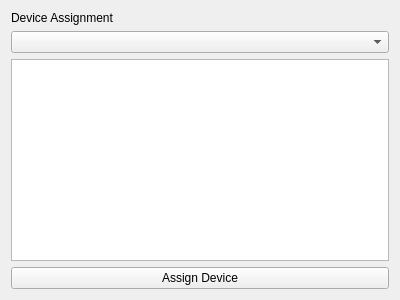
<?xml version="1.0" encoding="UTF-8"?>
<ui version="4.0">
 <class>DeviceAssignmentWidget</class>
 <widget class="QWidget" name="DeviceAssignmentWidget">
  <property name="geometry">
   <rect>
    <x>0</x>
    <y>0</y>
    <width>400</width>
    <height>300</height>
   </rect>
  </property>
  <property name="windowTitle">
   <string>Device Assignment</string>
  </property>
  <layout class="QVBoxLayout" name="verticalLayout">
   <item>
    <widget class="QLabel" name="label">
     <property name="text">
      <string>Device Assignment</string>
     </property>
    </widget>
   </item>
   <item>
    <widget class="QComboBox" name="deviceComboBox"/>
   </item>
   <item>
    <widget class="QTableWidget" name="assignmentTable"/>
   </item>
   <item>
    <widget class="QPushButton" name="assignButton">
     <property name="text">
      <string>Assign Device</string>
     </property>
    </widget>
   </item>
  </layout>
 </widget>
 <resources/>
 <connections/>
</ui>
